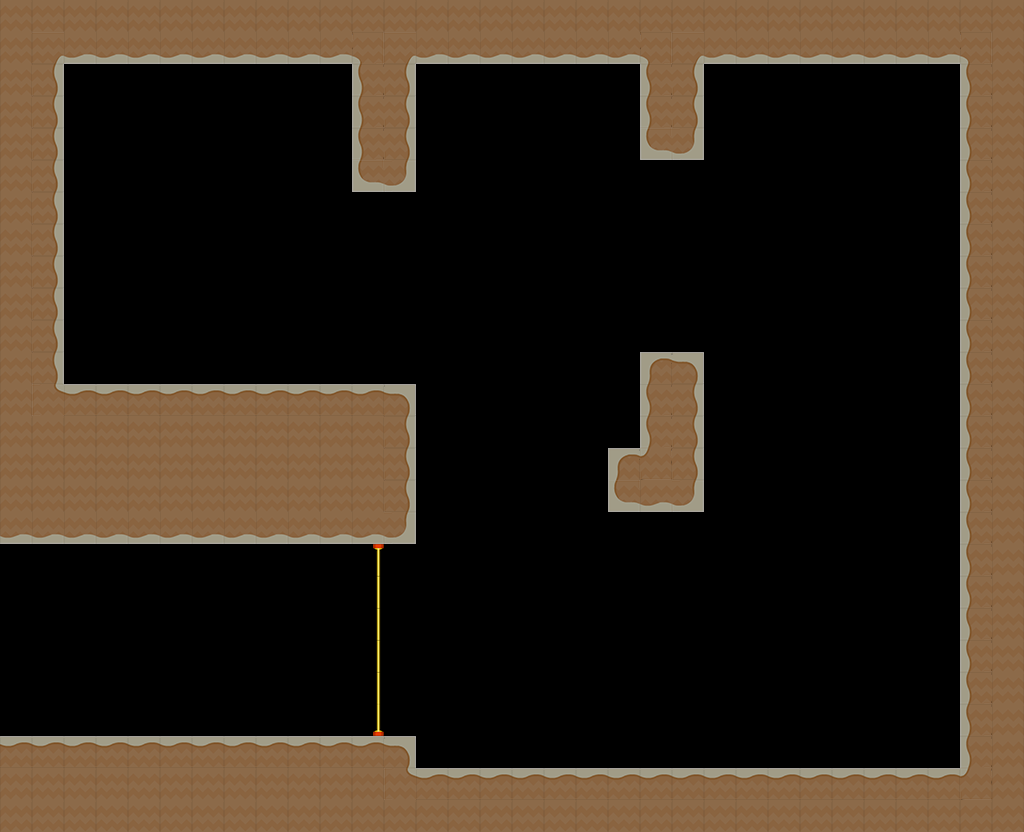

Tiled map render using the project's own tile images. Description and the map definition, with tile-layer contents summarised, below:
An orthogonal 32x26 tile map with 32x32 px tiles, 3 tile layers (red, green, blue), 3 tilesets and 4 objects.

<map version="1.0" orientation="orthogonal" renderorder="right-down" width="32" height="26" tilewidth="32" tileheight="32">
 <tileset firstgid="1" name="asd" tilewidth="32" tileheight="32">
  <image source="../blox.png" width="64" height="32" />
 </tileset>
 <tileset firstgid="3" name="platformertiles" tilewidth="32" tileheight="32">
  <image source="../platformertiles.png" width="256" height="96" />
 </tileset>
 <tileset firstgid="27" name="water" tilewidth="32" tileheight="32">
  <image source="vesi1.png" width="192" height="224" />
 </tileset>
 <layer name="red" width="32" height="26">
  <data>[832 cells, 296 non-empty, 13 distinct tile ids]</data>
 </layer>
 <layer name="green" width="32" height="26">
  <data>[832 cells, 6 non-empty, 3 distinct tile ids]</data>
 </layer>
 <layer name="blue" width="32" height="26">
  <data>[832 cells, 0 non-empty, 0 distinct tile ids]</data>
 </layer>
 <objectgroup name="crystals">
  <object x="529" y="139">
   <ellipse />
  </object>
  <object x="831" y="129">
   <ellipse />
  </object>
  <object x="519" y="423">
   <ellipse />
  </object>
 </objectgroup>
 <objectgroup name="player">
  <object x="203" y="161">
   <ellipse />
  </object>
 </objectgroup>
</map>
